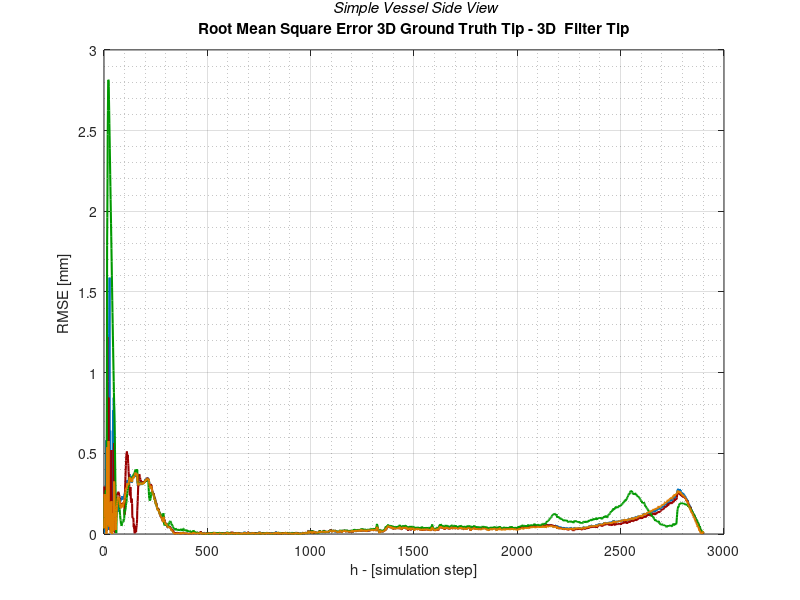

Here is the MATLAB script that generated this plot: (Note: this script raises an error after producing the figure.)
clear 
close all 
clc

load TEST_SIDE_RMSE2d_0.mat
load TEST_SIDE_RMSE2d_1.mat   
load TEST_SIDE_RMSE2d_2.mat
load TEST_SIDE_RMSE2d_3.mat

load TEST_SIDE_RMSE_0.mat
load TEST_SIDE_RMSE_1.mat
load TEST_SIDE_RMSE_2.mat
load TEST_SIDE_RMSE_3.mat

load TEST_SIDE_hd_0.mat
load TEST_SIDE_hd_1.mat
load TEST_SIDE_hd_2.mat
load TEST_SIDE_hd_3.mat

load TEST_SIDE_hd2d_0.mat 
load TEST_SIDE_hd2d_1.mat 
load TEST_SIDE_hd2d_2.mat 
load TEST_SIDE_hd2d_3.mat 

figure
plot(TEST_SIDE_RMSE_0*1000,'LineWidth',1.5) 
hold on
plot(TEST_SIDE_RMSE_1*1000, 'LineWidth',1.5, 'Color',[0.600000023841858 0 0])
hold on
plot(TEST_SIDE_RMSE_2*1000, 'LineWidth',1.5, 'Color',[0 0.600000023841858 0])
hold on
plot(TEST_SIDE_RMSE_3*1000,'LineWidth',1.5, 'Color',[0.87058824300766 0.490196079015732 0])
grid on
grid minor
xlabel('h - [simulation step]') % x-axis label
ylabel('RMSE [mm] ') % y-axis label
title( {'{\it Simple Vessel Side View}';'Root Mean Square Error 3D Ground Truth Tip - 3D  Filter Tip'  }) 
ax = gca;
ax.TitleFontSizeMultiplier = 1;
legend('Parameters Set 1','Parameters Set 2','Parameters Set 3','Parameters Set 4' );
savefig('simple3DRMSE_SIDE.fig')


figure
plot(TEST_SIDE_RMSE2d_0,'LineWidth',1.5) 
hold on
plot(TEST_SIDE_RMSE2d_1, 'LineWidth',1.5, 'Color',[0.600000023841858 0 0]) 
hold on
plot(TEST_SIDE_RMSE2d_2, 'LineWidth',1.5, 'Color',[0 0.600000023841858 0])
hold on
plot(TEST_SIDE_RMSE2d_3,'LineWidth',1.5, 'Color',[0.87058824300766 0.490196079015732 0])
grid on
grid minor
xlabel('h - [simulation step]') % x-axis label
ylabel('RMSE [pixel] ') % y-axis label
title( {'{\it Simple Vessel Side View}';'Root Mean Square Error 2D Ground Truth Tip - 2D  Filter Tip'  }) 
ax = gca;
ax.TitleFontSizeMultiplier = 1;
legend('Parameters Set 1','Parameters Set 2','Parameters Set 3','Parameters Set 4' );
savefig('simple2DRMSE_SIDE.fig')


figure
plot(TEST_SIDE_hd_0*1000,'LineWidth',1.5) 
hold on
plot(TEST_SIDE_hd_1*1000, 'LineWidth',1.5, 'Color',[0.600000023841858 0 0])
hold on
plot(TEST_SIDE_hd_2*1000, 'LineWidth',1.5, 'Color',[0 0.600000023841858 0])
hold on
plot(TEST_SIDE_hd_3*1000,'LineWidth',1.5, 'Color',[0.87058824300766 0.490196079015732 0])
grid on
grid minor
xlabel('h - [simulation step]') % x-axis label
ylabel('Hausdorff [mm] ') % y-axis label
title( {'{\it Simple Vessel Side View}';'Hausdorff Distance Ground Truth Catheter - Filter Catheter'  }) 
ax = gca;
ax.TitleFontSizeMultiplier = 1;
legend('Parameters Set 1','Parameters Set 2','Parameters Set 3','Parameters Set 4' );
savefig('simple3DHD_SIDE.fig')



figure
plot(TEST_SIDE_hd2d_0,'LineWidth',1.5) 
hold on
plot(TEST_SIDE_hd2d_1, 'LineWidth',1.5, 'Color',[0.600000023841858 0 0])
hold on
plot(TEST_SIDE_hd2d_2, 'LineWidth',1.5, 'Color',[0 0.600000023841858 0])
hold on
plot(TEST_SIDE_hd2d_3, 'LineWidth',1.5 , 'Color',[0.87058824300766 0.490196079015732 0])
grid on
xlabel('h - [simulation step]') % x-axis label
ylabel('Hausdorff [pixel] ') % y-axis label
title( {'{\it Simple Vessel Side View}';'Hausdorff Distance 2D  Ground Truth Catheter -  2D Filter Catheter'  }) 
ax = gca;
ax.TitleFontSizeMultiplier = 1;
legend('Parameters Set 1','Parameters Set 2','Parameters Set 3','Parameters Set 4' );
savefig('simple2DHD_SIDE.fig')

